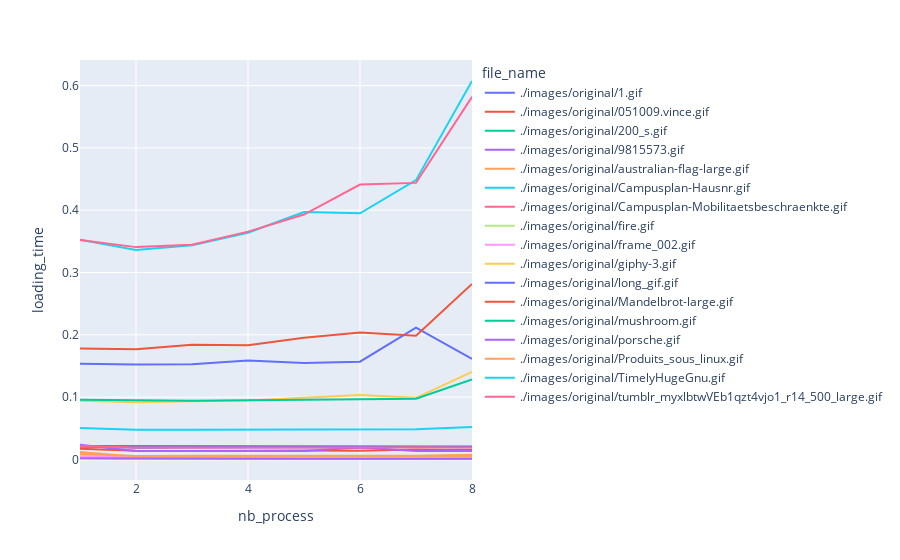
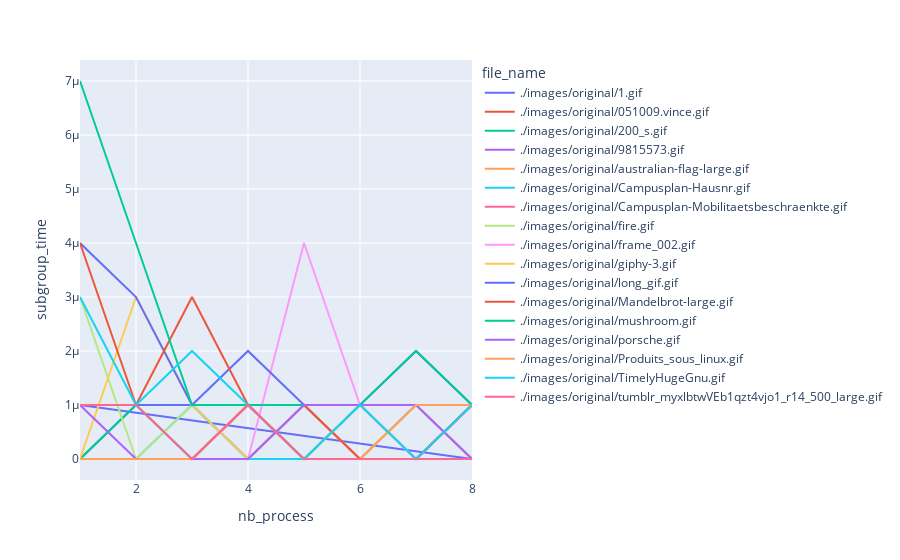
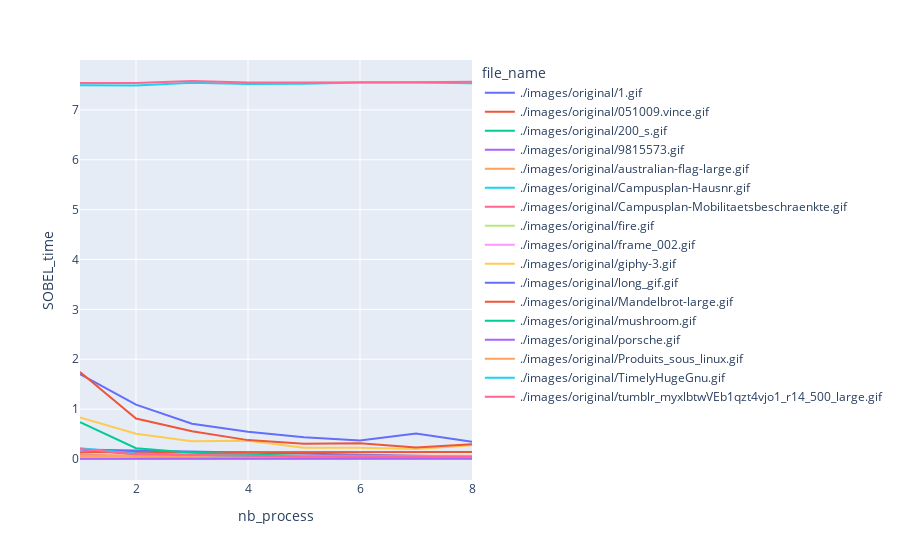
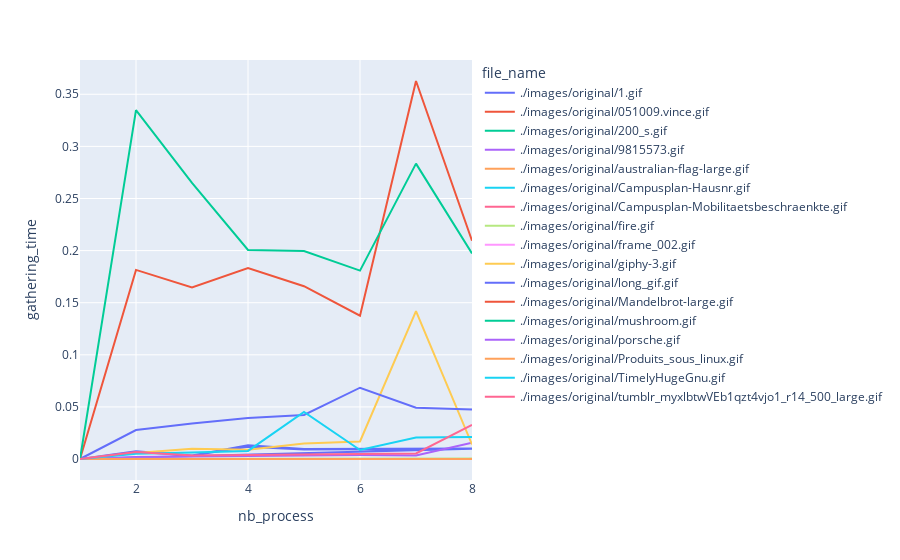

Here is the notebook cell these charts were saved with, in order:
### Code cell
for time in times : 
    px.line(df,x="nb_process", y = time, color = "file_name").show()

### Figure 1 — Plotly figure (JSON) as saved in the notebook; plotly's stock layout.template omitted (floating-point values rounded to 4 significant figures)
{"data": [{"hovertemplate": "file_name=./images/original/1.gif<br>nb_process=%{x}<br>loading_time=%{y}<extra></extra>", "legendgroup": "./images/original/1.gif", "line": {"color": "#636efa", "dash": "solid"}, "marker": {"symbol": "circle"}, "mode": "lines", "name": "./images/original/1.gif", "orientation": "v", "showlegend": true, "type": "scatter", "x": [1, 2, 3, 4, 5, 6, 7, 8, 1, 2, 3, 4, 5, 6, 7, 8], "xaxis": "x", "y": [0.02016, 0.019, 0.01948, 0.01987, 0.01952, 0.01895, 0.02024, 0.02071, 0.0215, 0.01868, 0.01895, 0.01885, 0.01939, 0.01995, 0.02038, 0.01947], "yaxis": "y"}, {"hovertemplate": "file_name=./images/original/051009.vince.gif<br>nb_process=%{x}<br>loading_time=%{y}<extra></extra>", "legendgroup": "./images/original/051009.vince.gif", "line": {"color": "#EF553B", "dash": "solid"}, "marker": {"symbol": "circle"}, "mode": "lines", "name": "./images/original/051009.vince.gif", "orientation": "v", "showlegend": true, "type": "scatter", "x": [1, 2, 3, 4, 5, 6, 7, 8], "xaxis": "x", "y": [0.01699, 0.01368, 0.01356, 0.0141, 0.0141, 0.01393, 0.01603, 0.01517], "yaxis": "y"}, {"hovertemplate": "file_name=./images/original/200_s.gif<br>nb_process=%{x}<br>loading_time=%{y}<extra></extra>", "legendgroup": "./images/original/200_s.gif", "line": {"color": "#00cc96", "dash": "solid"}, "marker": {"symbol": "circle"}, "mode": "lines", "name": "./images/original/200_s.gif", "orientation": "v", "showlegend": true, "type": "scatter", "x": [1, 2, 3, 4, 5, 6, 7, 8], "xaxis": "x", "y": [0.001936, 0.000795, 0.000674, 0.000629, 0.000669, 0.000727, 0.000751, 0.000697], "yaxis": "y"}, {"hovertemplate": "file_name=./images/original/9815573.gif<br>nb_process=%{x}<br>loading_time=%{y}<extra></extra>", "legendgroup": "./images/original/9815573.gif", "line": {"color": "#ab63fa", "dash": "solid"}, "marker": {"symbol": "circle"}, "mode": "lines", "name": "./images/original/9815573.gif", "orientation": "v", "showlegend": true, "type": "scatter", "x": [1, 2, 3, 4, 5, 6, 7, 8], "xaxis": "x", "y": [0.02347, 0.01346, 0.01343, 0.01348, 0.0136, 0.0191, 0.01367, 0.01362], "yaxis": "y"}, {"hovertemplate": "file_name=./images/original/australian-flag-large.gif<br>nb_process=%{x}<br>loading_time=%{y}<extra></extra>", "legendgroup": "./images/original/australian-flag-large.gif", "line": {"color": "#FFA15A", "dash": "solid"}, "marker": {"symbol": "circle"}, "mode": "lines", "name": "./images/original/australian-flag-large.gif", "orientation": "v", "showlegend": true, "type": "scatter", "x": [1, 2, 3, 4, 5, 6, 7, 8], "xaxis": "x", "y": [0.01185, 0.004421, 0.004403, 0.004628, 0.004251, 0.004757, 0.005408, 0.005263], "yaxis": "y"}, {"hovertemplate": "file_name=./images/original/Campusplan-Hausnr.gif<br>nb_process=%{x}<br>loading_time=%{y}<extra></extra>", "legendgroup": "./images/original/Campusplan-Hausnr.gif", "line": {"color": "#19d3f3", "dash": "solid"}, "marker": {"symbol": "circle"}, "mode": "lines", "name": "./images/original/Campusplan-Hausnr.gif", "orientation": "v", "showlegend": true, "type": "scatter", "x": [1, 2, 3, 4, 5, 6, 7, 8], "xaxis": "x", "y": [0.3527, 0.3361, 0.3439, 0.3638, 0.3972, 0.395, 0.4483, 0.6074], "yaxis": "y"}, {"hovertemplate": "file_name=./images/original/Campusplan-Mobilitaetsbeschraenkte.gif<br>nb_process=%{x}<br>loading_time=%{y}<extra></extra>", "legendgroup": "./images/original/Campusplan-Mobilitaetsbeschraenkte.gif", "line": {"color": "#FF6692", "dash": "solid"}, "marker": {"symbol": "circle"}, "mode": "lines", "name": "./images/original/Campusplan-Mobilitaetsbeschraenkte.gif", "orientation": "v", "showlegend": true, "type": "scatter", "x": [1, 2, 3, 4, 5, 6, 7, 8], "xaxis": "x", "y": [0.3522, 0.3407, 0.3445, 0.3656, 0.393, 0.4412, 0.4438, 0.582], "yaxis": "y"}, {"hovertemplate": "file_name=./images/original/fire.gif<br>nb_process=%{x}<br>loading_time=%{y}<extra></extra>", "legendgroup": "./images/original/fire.gif", "line": {"color": "#B6E880", "dash": "solid"}, "marker": {"symbol": "circle"}, "mode": "lines", "name": "./images/original/fire.gif", "orientation": "v", "showlegend": true, "type": "scatter", "x": [1, 2, 3, 4, 5, 6, 7, 8], "xaxis": "x", "y": [0.00372, 0.00104, 0.001049, 0.000995, 0.001021, 0.001254, 0.001019, 0.00133], "yaxis": "y"}, {"hovertemplate": "file_name=./images/original/frame_002.gif<br>nb_process=%{x}<br>loading_time=%{y}<extra></extra>", "legendgroup": "./images/original/frame_002.gif", "line": {"color": "#FF97FF", "dash": "solid"}, "marker": {"symbol": "circle"}, "mode": "lines", "name": "./images/original/frame_002.gif", "orientation": "v", "showlegend": true, "type": "scatter", "x": [1, 2, 3, 4, 5, 6, 7, 8], "xaxis": "x", "y": [0.004952, 0.00323, 0.002205, 0.001892, 0.001889, 0.002282, 0.001908, 0.001995], "yaxis": "y"}, {"hovertemplate": "file_name=./images/original/giphy-3.gif<br>nb_process=%{x}<br>loading_time=%{y}<extra></extra>", "legendgroup": "./images/original/giphy-3.gif", "line": {"color": "#FECB52", "dash": "solid"}, "marker": {"symbol": "circle"}, "mode": "lines", "name": "./images/original/giphy-3.gif", "orientation": "v", "showlegend": true, "type": "scatter", "x": [1, 2, 3, 4, 5, 6, 7, 8], "xaxis": "x", "y": [0.09429, 0.09155, 0.0933, 0.0947, 0.09882, 0.1032, 0.09884, 0.1404], "yaxis": "y"}, {"hovertemplate": "file_name=./images/original/long_gif.gif<br>nb_process=%{x}<br>loading_time=%{y}<extra></extra>", "legendgroup": "./images/original/long_gif.gif", "line": {"color": "#636efa", "dash": "solid"}, "marker": {"symbol": "circle"}, "mode": "lines", "name": "./images/original/long_gif.gif", "orientation": "v", "showlegend": true, "type": "scatter", "x": [1, 2, 3, 4, 5, 6, 7, 8], "xaxis": "x", "y": [0.1535, 0.1524, 0.1526, 0.1588, 0.1549, 0.1568, 0.2114, 0.1612], "yaxis": "y"}, {"hovertemplate": "file_name=./images/original/Mandelbrot-large.gif<br>nb_process=%{x}<br>loading_time=%{y}<extra></extra>", "legendgroup": "./images/original/Mandelbrot-large.gif", "line": {"color": "#EF553B", "dash": "solid"}, "marker": {"symbol": "circle"}, "mode": "lines", "name": "./images/original/Mandelbrot-large.gif", "orientation": "v", "showlegend": true, "type": "scatter", "x": [1, 2, 3, 4, 5, 6, 7, 8], "xaxis": "x", "y": [0.1782, 0.1767, 0.184, 0.1832, 0.1951, 0.2035, 0.1985, 0.2815], "yaxis": "y"}, {"hovertemplate": "file_name=./images/original/mushroom.gif<br>nb_process=%{x}<br>loading_time=%{y}<extra></extra>", "legendgroup": "./images/original/mushroom.gif", "line": {"color": "#00cc96", "dash": "solid"}, "marker": {"symbol": "circle"}, "mode": "lines", "name": "./images/original/mushroom.gif", "orientation": "v", "showlegend": true, "type": "scatter", "x": [1, 2, 3, 4, 5, 6, 7, 8], "xaxis": "x", "y": [0.09593, 0.09445, 0.09416, 0.09483, 0.09599, 0.09634, 0.0973, 0.1282], "yaxis": "y"}, {"hovertemplate": "file_name=./images/original/porsche.gif<br>nb_process=%{x}<br>loading_time=%{y}<extra></extra>", "legendgroup": "./images/original/porsche.gif", "line": {"color": "#ab63fa", "dash": "solid"}, "marker": {"symbol": "circle"}, "mode": "lines", "name": "./images/original/porsche.gif", "orientation": "v", "showlegend": true, "type": "scatter", "x": [1, 2, 3, 4, 5, 6, 7, 8], "xaxis": "x", "y": [0.001989, 0.001492, 0.000801, 0.00107, 0.000833, 0.001123, 0.001014, 0.000945], "yaxis": "y"}, {"hovertemplate": "file_name=./images/original/Produits_sous_linux.gif<br>nb_process=%{x}<br>loading_time=%{y}<extra></extra>", "legendgroup": "./images/original/Produits_sous_linux.gif", "line": {"color": "#FFA15A", "dash": "solid"}, "marker": {"symbol": "circle"}, "mode": "lines", "name": "./images/original/Produits_sous_linux.gif", "orientation": "v", "showlegend": true, "type": "scatter", "x": [1, 2, 3, 4, 5, 6, 7, 8], "xaxis": "x", "y": [0.008834, 0.005604, 0.005776, 0.005405, 0.005856, 0.006001, 0.005946, 0.007612], "yaxis": "y"}, {"hovertemplate": "file_name=./images/original/TimelyHugeGnu.gif<br>nb_process=%{x}<br>loading_time=%{y}<extra></extra>", "legendgroup": "./images/original/TimelyHugeGnu.gif", "line": {"color": "#19d3f3", "dash": "solid"}, "marker": {"symbol": "circle"}, "mode": "lines", "name": "./images/original/TimelyHugeGnu.gif", "orientation": "v", "showlegend": true, "type": "scatter", "x": [1, 2, 3, 4, 5, 6, 7, 8], "xaxis": "x", "y": [0.05039, 0.04767, 0.04775, 0.04803, 0.04758, 0.04832, 0.04845, 0.05213], "yaxis": "y"}, {"hovertemplate": "file_name=./images/original/tumblr_myxlbtwVEb1qzt4vjo1_r14_500_large.gif<br>nb_process=%{x}<br>loading_time=%{y}<extra></extra>", "legendgroup": "./images/original/tumblr_myxlbtwVEb1qzt4vjo1_r14_500_large.gif", "line": {"color": "#FF6692", "dash": "solid"}, "marker": {"symbol": "circle"}, "mode": "lines", "name": "./images/original/tumblr_myxlbtwVEb1qzt4vjo1_r14_500_large.gif", "orientation": "v", "showlegend": true, "type": "scatter", "x": [1, 2, 3, 4, 5, 6, 7, 8], "xaxis": "x", "y": [0.02164, 0.01897, 0.01915, 0.0188, 0.01946, 0.01895, 0.01929, 0.0191], "yaxis": "y"}], "layout": {"legend": {"title": {"text": "file_name"}, "tracegroupgap": 0}, "margin": {"t": 60}, "xaxis": {"anchor": "y", "domain": [0, 1], "title": {"text": "nb_process"}}, "yaxis": {"anchor": "x", "domain": [0, 1], "title": {"text": "loading_time"}}}}

### Figure 2 — Plotly figure (JSON) as saved in the notebook; plotly's stock layout.template omitted (floating-point values rounded to 4 significant figures)
{"data": [{"hovertemplate": "file_name=./images/original/1.gif<br>nb_process=%{x}<br>subgroup_time=%{y}<extra></extra>", "legendgroup": "./images/original/1.gif", "line": {"color": "#636efa", "dash": "solid"}, "marker": {"symbol": "circle"}, "mode": "lines", "name": "./images/original/1.gif", "orientation": "v", "showlegend": true, "type": "scatter", "x": [1, 2, 3, 4, 5, 6, 7, 8, 1, 2, 3, 4, 5, 6, 7, 8], "xaxis": "x", "y": [0, 1e-06, 1e-06, 0, 0, 1e-06, 1e-06, 0, 1e-06, 1e-06, 1e-06, 0, 1e-06, 0, 1e-06, 1e-06], "yaxis": "y"}, {"hovertemplate": "file_name=./images/original/051009.vince.gif<br>nb_process=%{x}<br>subgroup_time=%{y}<extra></extra>", "legendgroup": "./images/original/051009.vince.gif", "line": {"color": "#EF553B", "dash": "solid"}, "marker": {"symbol": "circle"}, "mode": "lines", "name": "./images/original/051009.vince.gif", "orientation": "v", "showlegend": true, "type": "scatter", "x": [1, 2, 3, 4, 5, 6, 7, 8], "xaxis": "x", "y": [0, 0, 0, 1e-06, 0, 1e-06, 0, 1e-06], "yaxis": "y"}, {"hovertemplate": "file_name=./images/original/200_s.gif<br>nb_process=%{x}<br>subgroup_time=%{y}<extra></extra>", "legendgroup": "./images/original/200_s.gif", "line": {"color": "#00cc96", "dash": "solid"}, "marker": {"symbol": "circle"}, "mode": "lines", "name": "./images/original/200_s.gif", "orientation": "v", "showlegend": true, "type": "scatter", "x": [1, 2, 3, 4, 5, 6, 7, 8], "xaxis": "x", "y": [0, 1e-06, 0, 1e-06, 0, 0, 0, 0], "yaxis": "y"}, {"hovertemplate": "file_name=./images/original/9815573.gif<br>nb_process=%{x}<br>subgroup_time=%{y}<extra></extra>", "legendgroup": "./images/original/9815573.gif", "line": {"color": "#ab63fa", "dash": "solid"}, "marker": {"symbol": "circle"}, "mode": "lines", "name": "./images/original/9815573.gif", "orientation": "v", "showlegend": true, "type": "scatter", "x": [1, 2, 3, 4, 5, 6, 7, 8], "xaxis": "x", "y": [0, 0, 0, 0, 1e-06, 0, 0, 1e-06], "yaxis": "y"}, {"hovertemplate": "file_name=./images/original/australian-flag-large.gif<br>nb_process=%{x}<br>subgroup_time=%{y}<extra></extra>", "legendgroup": "./images/original/australian-flag-large.gif", "line": {"color": "#FFA15A", "dash": "solid"}, "marker": {"symbol": "circle"}, "mode": "lines", "name": "./images/original/australian-flag-large.gif", "orientation": "v", "showlegend": true, "type": "scatter", "x": [1, 2, 3, 4, 5, 6, 7, 8], "xaxis": "x", "y": [0, 0, 0, 0, 0, 1e-06, 0, 0], "yaxis": "y"}, {"hovertemplate": "file_name=./images/original/Campusplan-Hausnr.gif<br>nb_process=%{x}<br>subgroup_time=%{y}<extra></extra>", "legendgroup": "./images/original/Campusplan-Hausnr.gif", "line": {"color": "#19d3f3", "dash": "solid"}, "marker": {"symbol": "circle"}, "mode": "lines", "name": "./images/original/Campusplan-Hausnr.gif", "orientation": "v", "showlegend": true, "type": "scatter", "x": [1, 2, 3, 4, 5, 6, 7, 8], "xaxis": "x", "y": [0, 0, 1e-06, 0, 0, 1e-06, 0, 0], "yaxis": "y"}, {"hovertemplate": "file_name=./images/original/Campusplan-Mobilitaetsbeschraenkte.gif<br>nb_process=%{x}<br>subgroup_time=%{y}<extra></extra>", "legendgroup": "./images/original/Campusplan-Mobilitaetsbeschraenkte.gif", "line": {"color": "#FF6692", "dash": "solid"}, "marker": {"symbol": "circle"}, "mode": "lines", "name": "./images/original/Campusplan-Mobilitaetsbeschraenkte.gif", "orientation": "v", "showlegend": true, "type": "scatter", "x": [1, 2, 3, 4, 5, 6, 7, 8], "xaxis": "x", "y": [0, 0, 0, 1e-06, 0, 0, 0, 1e-06], "yaxis": "y"}, {"hovertemplate": "file_name=./images/original/fire.gif<br>nb_process=%{x}<br>subgroup_time=%{y}<extra></extra>", "legendgroup": "./images/original/fire.gif", "line": {"color": "#B6E880", "dash": "solid"}, "marker": {"symbol": "circle"}, "mode": "lines", "name": "./images/original/fire.gif", "orientation": "v", "showlegend": true, "type": "scatter", "x": [1, 2, 3, 4, 5, 6, 7, 8], "xaxis": "x", "y": [3e-06, 0, 1e-06, 1e-06, 0, 1e-06, 0, 0], "yaxis": "y"}, {"hovertemplate": "file_name=./images/original/frame_002.gif<br>nb_process=%{x}<br>subgroup_time=%{y}<extra></extra>", "legendgroup": "./images/original/frame_002.gif", "line": {"color": "#FF97FF", "dash": "solid"}, "marker": {"symbol": "circle"}, "mode": "lines", "name": "./images/original/frame_002.gif", "orientation": "v", "showlegend": true, "type": "scatter", "x": [1, 2, 3, 4, 5, 6, 7, 8], "xaxis": "x", "y": [0, 0, 0, 0, 4e-06, 1e-06, 0, 0], "yaxis": "y"}, {"hovertemplate": "file_name=./images/original/giphy-3.gif<br>nb_process=%{x}<br>subgroup_time=%{y}<extra></extra>", "legendgroup": "./images/original/giphy-3.gif", "line": {"color": "#FECB52", "dash": "solid"}, "marker": {"symbol": "circle"}, "mode": "lines", "name": "./images/original/giphy-3.gif", "orientation": "v", "showlegend": true, "type": "scatter", "x": [1, 2, 3, 4, 5, 6, 7, 8], "xaxis": "x", "y": [0, 3e-06, 1e-06, 0, 1e-06, 0, 1e-06, 0], "yaxis": "y"}, {"hovertemplate": "file_name=./images/original/long_gif.gif<br>nb_process=%{x}<br>subgroup_time=%{y}<extra></extra>", "legendgroup": "./images/original/long_gif.gif", "line": {"color": "#636efa", "dash": "solid"}, "marker": {"symbol": "circle"}, "mode": "lines", "name": "./images/original/long_gif.gif", "orientation": "v", "showlegend": true, "type": "scatter", "x": [1, 2, 3, 4, 5, 6, 7, 8], "xaxis": "x", "y": [4e-06, 3e-06, 1e-06, 2e-06, 1e-06, 1e-06, 2e-06, 1e-06], "yaxis": "y"}, {"hovertemplate": "file_name=./images/original/Mandelbrot-large.gif<br>nb_process=%{x}<br>subgroup_time=%{y}<extra></extra>", "legendgroup": "./images/original/Mandelbrot-large.gif", "line": {"color": "#EF553B", "dash": "solid"}, "marker": {"symbol": "circle"}, "mode": "lines", "name": "./images/original/Mandelbrot-large.gif", "orientation": "v", "showlegend": true, "type": "scatter", "x": [1, 2, 3, 4, 5, 6, 7, 8], "xaxis": "x", "y": [4e-06, 1e-06, 3e-06, 1e-06, 1e-06, 0, 0, 1e-06], "yaxis": "y"}, {"hovertemplate": "file_name=./images/original/mushroom.gif<br>nb_process=%{x}<br>subgroup_time=%{y}<extra></extra>", "legendgroup": "./images/original/mushroom.gif", "line": {"color": "#00cc96", "dash": "solid"}, "marker": {"symbol": "circle"}, "mode": "lines", "name": "./images/original/mushroom.gif", "orientation": "v", "showlegend": true, "type": "scatter", "x": [1, 2, 3, 4, 5, 6, 7, 8], "xaxis": "x", "y": [7e-06, 4e-06, 1e-06, 1e-06, 1e-06, 1e-06, 2e-06, 1e-06], "yaxis": "y"}, {"hovertemplate": "file_name=./images/original/porsche.gif<br>nb_process=%{x}<br>subgroup_time=%{y}<extra></extra>", "legendgroup": "./images/original/porsche.gif", "line": {"color": "#ab63fa", "dash": "solid"}, "marker": {"symbol": "circle"}, "mode": "lines", "name": "./images/original/porsche.gif", "orientation": "v", "showlegend": true, "type": "scatter", "x": [1, 2, 3, 4, 5, 6, 7, 8], "xaxis": "x", "y": [1e-06, 0, 0, 0, 1e-06, 1e-06, 1e-06, 0], "yaxis": "y"}, {"hovertemplate": "file_name=./images/original/Produits_sous_linux.gif<br>nb_process=%{x}<br>subgroup_time=%{y}<extra></extra>", "legendgroup": "./images/original/Produits_sous_linux.gif", "line": {"color": "#FFA15A", "dash": "solid"}, "marker": {"symbol": "circle"}, "mode": "lines", "name": "./images/original/Produits_sous_linux.gif", "orientation": "v", "showlegend": true, "type": "scatter", "x": [1, 2, 3, 4, 5, 6, 7, 8], "xaxis": "x", "y": [0, 0, 0, 1e-06, 0, 0, 1e-06, 1e-06], "yaxis": "y"}, {"hovertemplate": "file_name=./images/original/TimelyHugeGnu.gif<br>nb_process=%{x}<br>subgroup_time=%{y}<extra></extra>", "legendgroup": "./images/original/TimelyHugeGnu.gif", "line": {"color": "#19d3f3", "dash": "solid"}, "marker": {"symbol": "circle"}, "mode": "lines", "name": "./images/original/TimelyHugeGnu.gif", "orientation": "v", "showlegend": true, "type": "scatter", "x": [1, 2, 3, 4, 5, 6, 7, 8], "xaxis": "x", "y": [3e-06, 1e-06, 2e-06, 1e-06, 0, 1e-06, 0, 1e-06], "yaxis": "y"}, {"hovertemplate": "file_name=./images/original/tumblr_myxlbtwVEb1qzt4vjo1_r14_500_large.gif<br>nb_process=%{x}<br>subgroup_time=%{y}<extra></extra>", "legendgroup": "./images/original/tumblr_myxlbtwVEb1qzt4vjo1_r14_500_large.gif", "line": {"color": "#FF6692", "dash": "solid"}, "marker": {"symbol": "circle"}, "mode": "lines", "name": "./images/original/tumblr_myxlbtwVEb1qzt4vjo1_r14_500_large.gif", "orientation": "v", "showlegend": true, "type": "scatter", "x": [1, 2, 3, 4, 5, 6, 7, 8], "xaxis": "x", "y": [1e-06, 1e-06, 0, 1e-06, 0, 0, 0, 0], "yaxis": "y"}], "layout": {"legend": {"title": {"text": "file_name"}, "tracegroupgap": 0}, "margin": {"t": 60}, "xaxis": {"anchor": "y", "domain": [0, 1], "title": {"text": "nb_process"}}, "yaxis": {"anchor": "x", "domain": [0, 1], "title": {"text": "subgroup_time"}}}}

### Figure 3 — Plotly figure (JSON) as saved in the notebook; plotly's stock layout.template omitted (floating-point values rounded to 4 significant figures)
{"data": [{"hovertemplate": "file_name=./images/original/1.gif<br>nb_process=%{x}<br>SOBEL_time=%{y}<extra></extra>", "legendgroup": "./images/original/1.gif", "line": {"color": "#636efa", "dash": "solid"}, "marker": {"symbol": "circle"}, "mode": "lines", "name": "./images/original/1.gif", "orientation": "v", "showlegend": true, "type": "scatter", "x": [1, 2, 3, 4, 5, 6, 7, 8, 1, 2, 3, 4, 5, 6, 7, 8], "xaxis": "x", "y": [0.1903, 0.09354, 0.07823, 0.05626, 0.03971, 0.04277, 0.04267, 0.04298, 0.1906, 0.09353, 0.07708, 0.05657, 0.04019, 0.04164, 0.04249, 0.04258], "yaxis": "y"}, {"hovertemplate": "file_name=./images/original/051009.vince.gif<br>nb_process=%{x}<br>SOBEL_time=%{y}<extra></extra>", "legendgroup": "./images/original/051009.vince.gif", "line": {"color": "#EF553B", "dash": "solid"}, "marker": {"symbol": "circle"}, "mode": "lines", "name": "./images/original/051009.vince.gif", "orientation": "v", "showlegend": true, "type": "scatter", "x": [1, 2, 3, 4, 5, 6, 7, 8], "xaxis": "x", "y": [0.136, 0.1356, 0.1382, 0.1359, 0.1369, 0.138, 0.1362, 0.1403], "yaxis": "y"}, {"hovertemplate": "file_name=./images/original/200_s.gif<br>nb_process=%{x}<br>SOBEL_time=%{y}<extra></extra>", "legendgroup": "./images/original/200_s.gif", "line": {"color": "#00cc96", "dash": "solid"}, "marker": {"symbol": "circle"}, "mode": "lines", "name": "./images/original/200_s.gif", "orientation": "v", "showlegend": true, "type": "scatter", "x": [1, 2, 3, 4, 5, 6, 7, 8], "xaxis": "x", "y": [0.002628, 0.001657, 0.001187, 0.001182, 0.001177, 0.00117, 0.001188, 0.001181], "yaxis": "y"}, {"hovertemplate": "file_name=./images/original/9815573.gif<br>nb_process=%{x}<br>SOBEL_time=%{y}<extra></extra>", "legendgroup": "./images/original/9815573.gif", "line": {"color": "#ab63fa", "dash": "solid"}, "marker": {"symbol": "circle"}, "mode": "lines", "name": "./images/original/9815573.gif", "orientation": "v", "showlegend": true, "type": "scatter", "x": [1, 2, 3, 4, 5, 6, 7, 8], "xaxis": "x", "y": [0.08904, 0.04436, 0.0356, 0.02763, 0.01926, 0.02651, 0.02034, 0.02099], "yaxis": "y"}, {"hovertemplate": "file_name=./images/original/australian-flag-large.gif<br>nb_process=%{x}<br>SOBEL_time=%{y}<extra></extra>", "legendgroup": "./images/original/australian-flag-large.gif", "line": {"color": "#FFA15A", "dash": "solid"}, "marker": {"symbol": "circle"}, "mode": "lines", "name": "./images/original/australian-flag-large.gif", "orientation": "v", "showlegend": true, "type": "scatter", "x": [1, 2, 3, 4, 5, 6, 7, 8], "xaxis": "x", "y": [0.07573, 0.06702, 0.06799, 0.06745, 0.06692, 0.06764, 0.06665, 0.06717], "yaxis": "y"}, {"hovertemplate": "file_name=./images/original/Campusplan-Hausnr.gif<br>nb_process=%{x}<br>SOBEL_time=%{y}<extra></extra>", "legendgroup": "./images/original/Campusplan-Hausnr.gif", "line": {"color": "#19d3f3", "dash": "solid"}, "marker": {"symbol": "circle"}, "mode": "lines", "name": "./images/original/Campusplan-Hausnr.gif", "orientation": "v", "showlegend": true, "type": "scatter", "x": [1, 2, 3, 4, 5, 6, 7, 8], "xaxis": "x", "y": [7.493, 7.489, 7.541, 7.52, 7.525, 7.548, 7.546, 7.531], "yaxis": "y"}, {"hovertemplate": "file_name=./images/original/Campusplan-Mobilitaetsbeschraenkte.gif<br>nb_process=%{x}<br>SOBEL_time=%{y}<extra></extra>", "legendgroup": "./images/original/Campusplan-Mobilitaetsbeschraenkte.gif", "line": {"color": "#FF6692", "dash": "solid"}, "marker": {"symbol": "circle"}, "mode": "lines", "name": "./images/original/Campusplan-Mobilitaetsbeschraenkte.gif", "orientation": "v", "showlegend": true, "type": "scatter", "x": [1, 2, 3, 4, 5, 6, 7, 8], "xaxis": "x", "y": [7.538, 7.539, 7.578, 7.547, 7.546, 7.545, 7.555, 7.563], "yaxis": "y"}, {"hovertemplate": "file_name=./images/original/fire.gif<br>nb_process=%{x}<br>SOBEL_time=%{y}<extra></extra>", "legendgroup": "./images/original/fire.gif", "line": {"color": "#B6E880", "dash": "solid"}, "marker": {"symbol": "circle"}, "mode": "lines", "name": "./images/original/fire.gif", "orientation": "v", "showlegend": true, "type": "scatter", "x": [1, 2, 3, 4, 5, 6, 7, 8], "xaxis": "x", "y": [0.002684, 0.000498, 0.000324, 0.000268, 0.000211, 0.000207, 0.000153, 0.000175], "yaxis": "y"}, {"hovertemplate": "file_name=./images/original/frame_002.gif<br>nb_process=%{x}<br>SOBEL_time=%{y}<extra></extra>", "legendgroup": "./images/original/frame_002.gif", "line": {"color": "#FF97FF", "dash": "solid"}, "marker": {"symbol": "circle"}, "mode": "lines", "name": "./images/original/frame_002.gif", "orientation": "v", "showlegend": true, "type": "scatter", "x": [1, 2, 3, 4, 5, 6, 7, 8], "xaxis": "x", "y": [0.015, 0.01231, 0.008941, 0.008983, 0.009014, 0.009258, 0.008972, 0.009496], "yaxis": "y"}, {"hovertemplate": "file_name=./images/original/giphy-3.gif<br>nb_process=%{x}<br>SOBEL_time=%{y}<extra></extra>", "legendgroup": "./images/original/giphy-3.gif", "line": {"color": "#FECB52", "dash": "solid"}, "marker": {"symbol": "circle"}, "mode": "lines", "name": "./images/original/giphy-3.gif", "orientation": "v", "showlegend": true, "type": "scatter", "x": [1, 2, 3, 4, 5, 6, 7, 8], "xaxis": "x", "y": [0.8305, 0.5069, 0.3566, 0.3662, 0.2276, 0.2263, 0.1995, 0.2775], "yaxis": "y"}, {"hovertemplate": "file_name=./images/original/long_gif.gif<br>nb_process=%{x}<br>SOBEL_time=%{y}<extra></extra>", "legendgroup": "./images/original/long_gif.gif", "line": {"color": "#636efa", "dash": "solid"}, "marker": {"symbol": "circle"}, "mode": "lines", "name": "./images/original/long_gif.gif", "orientation": "v", "showlegend": true, "type": "scatter", "x": [1, 2, 3, 4, 5, 6, 7, 8], "xaxis": "x", "y": [1.702, 1.091, 0.7062, 0.5484, 0.4382, 0.3689, 0.5092, 0.3472], "yaxis": "y"}, {"hovertemplate": "file_name=./images/original/Mandelbrot-large.gif<br>nb_process=%{x}<br>SOBEL_time=%{y}<extra></extra>", "legendgroup": "./images/original/Mandelbrot-large.gif", "line": {"color": "#EF553B", "dash": "solid"}, "marker": {"symbol": "circle"}, "mode": "lines", "name": "./images/original/Mandelbrot-large.gif", "orientation": "v", "showlegend": true, "type": "scatter", "x": [1, 2, 3, 4, 5, 6, 7, 8], "xaxis": "x", "y": [1.744, 0.8114, 0.5551, 0.3785, 0.3065, 0.3164, 0.2285, 0.2968], "yaxis": "y"}, {"hovertemplate": "file_name=./images/original/mushroom.gif<br>nb_process=%{x}<br>SOBEL_time=%{y}<extra></extra>", "legendgroup": "./images/original/mushroom.gif", "line": {"color": "#00cc96", "dash": "solid"}, "marker": {"symbol": "circle"}, "mode": "lines", "name": "./images/original/mushroom.gif", "orientation": "v", "showlegend": true, "type": "scatter", "x": [1, 2, 3, 4, 5, 6, 7, 8], "xaxis": "x", "y": [0.7401, 0.2171, 0.1258, 0.08988, 0.06268, 0.04773, 0.03597, 0.03898], "yaxis": "y"}, {"hovertemplate": "file_name=./images/original/porsche.gif<br>nb_process=%{x}<br>SOBEL_time=%{y}<extra></extra>", "legendgroup": "./images/original/porsche.gif", "line": {"color": "#ab63fa", "dash": "solid"}, "marker": {"symbol": "circle"}, "mode": "lines", "name": "./images/original/porsche.gif", "orientation": "v", "showlegend": true, "type": "scatter", "x": [1, 2, 3, 4, 5, 6, 7, 8], "xaxis": "x", "y": [0.004441, 0.00573, 0.002779, 0.002793, 0.002824, 0.002778, 0.0028, 0.002868], "yaxis": "y"}, {"hovertemplate": "file_name=./images/original/Produits_sous_linux.gif<br>nb_process=%{x}<br>SOBEL_time=%{y}<extra></extra>", "legendgroup": "./images/original/Produits_sous_linux.gif", "line": {"color": "#FFA15A", "dash": "solid"}, "marker": {"symbol": "circle"}, "mode": "lines", "name": "./images/original/Produits_sous_linux.gif", "orientation": "v", "showlegend": true, "type": "scatter", "x": [1, 2, 3, 4, 5, 6, 7, 8], "xaxis": "x", "y": [0.05822, 0.05843, 0.05788, 0.05829, 0.05849, 0.05897, 0.05922, 0.05868], "yaxis": "y"}, {"hovertemplate": "file_name=./images/original/TimelyHugeGnu.gif<br>nb_process=%{x}<br>SOBEL_time=%{y}<extra></extra>", "legendgroup": "./images/original/TimelyHugeGnu.gif", "line": {"color": "#19d3f3", "dash": "solid"}, "marker": {"symbol": "circle"}, "mode": "lines", "name": "./images/original/TimelyHugeGnu.gif", "orientation": "v", "showlegend": true, "type": "scatter", "x": [1, 2, 3, 4, 5, 6, 7, 8], "xaxis": "x", "y": [0.2134, 0.1125, 0.08116, 0.06103, 0.04971, 0.05352, 0.04475, 0.04202], "yaxis": "y"}, {"hovertemplate": "file_name=./images/original/tumblr_myxlbtwVEb1qzt4vjo1_r14_500_large.gif<br>nb_process=%{x}<br>SOBEL_time=%{y}<extra></extra>", "legendgroup": "./images/original/tumblr_myxlbtwVEb1qzt4vjo1_r14_500_large.gif", "line": {"color": "#FF6692", "dash": "solid"}, "marker": {"symbol": "circle"}, "mode": "lines", "name": "./images/original/tumblr_myxlbtwVEb1qzt4vjo1_r14_500_large.gif", "orientation": "v", "showlegend": true, "type": "scatter", "x": [1, 2, 3, 4, 5, 6, 7, 8], "xaxis": "x", "y": [0.1986, 0.09783, 0.08387, 0.06402, 0.04657, 0.04819, 0.04856, 0.04704], "yaxis": "y"}], "layout": {"legend": {"title": {"text": "file_name"}, "tracegroupgap": 0}, "margin": {"t": 60}, "xaxis": {"anchor": "y", "domain": [0, 1], "title": {"text": "nb_process"}}, "yaxis": {"anchor": "x", "domain": [0, 1], "title": {"text": "SOBEL_time"}}}}

### Figure 4 — Plotly figure (JSON) as saved in the notebook; plotly's stock layout.template omitted (floating-point values rounded to 4 significant figures)
{"data": [{"hovertemplate": "file_name=./images/original/1.gif<br>nb_process=%{x}<br>gathering_time=%{y}<extra></extra>", "legendgroup": "./images/original/1.gif", "line": {"color": "#636efa", "dash": "solid"}, "marker": {"symbol": "circle"}, "mode": "lines", "name": "./images/original/1.gif", "orientation": "v", "showlegend": true, "type": "scatter", "x": [1, 2, 3, 4, 5, 6, 7, 8, 1, 2, 3, 4, 5, 6, 7, 8], "xaxis": "x", "y": [0, 0.006926, 0.003474, 0.01175, 0.009227, 0.009296, 0.009354, 0.009934, 0, 0.007355, 0.003441, 0.01307, 0.00963, 0.009624, 0.009755, 0.01019], "yaxis": "y"}, {"hovertemplate": "file_name=./images/original/051009.vince.gif<br>nb_process=%{x}<br>gathering_time=%{y}<extra></extra>", "legendgroup": "./images/original/051009.vince.gif", "line": {"color": "#EF553B", "dash": "solid"}, "marker": {"symbol": "circle"}, "mode": "lines", "name": "./images/original/051009.vince.gif", "orientation": "v", "showlegend": true, "type": "scatter", "x": [1, 2, 3, 4, 5, 6, 7, 8], "xaxis": "x", "y": [0, 0, 0, 0, 0, 0, 0, 1e-06], "yaxis": "y"}, {"hovertemplate": "file_name=./images/original/200_s.gif<br>nb_process=%{x}<br>gathering_time=%{y}<extra></extra>", "legendgroup": "./images/original/200_s.gif", "line": {"color": "#00cc96", "dash": "solid"}, "marker": {"symbol": "circle"}, "mode": "lines", "name": "./images/original/200_s.gif", "orientation": "v", "showlegend": true, "type": "scatter", "x": [1, 2, 3, 4, 5, 6, 7, 8], "xaxis": "x", "y": [0, 1e-06, 0, 0, 0, 0, 0, 0], "yaxis": "y"}, {"hovertemplate": "file_name=./images/original/9815573.gif<br>nb_process=%{x}<br>gathering_time=%{y}<extra></extra>", "legendgroup": "./images/original/9815573.gif", "line": {"color": "#ab63fa", "dash": "solid"}, "marker": {"symbol": "circle"}, "mode": "lines", "name": "./images/original/9815573.gif", "orientation": "v", "showlegend": true, "type": "scatter", "x": [1, 2, 3, 4, 5, 6, 7, 8], "xaxis": "x", "y": [0, 0.001843, 0.002288, 0.002745, 0.003249, 0.003822, 0.00341, 0.01563], "yaxis": "y"}, {"hovertemplate": "file_name=./images/original/australian-flag-large.gif<br>nb_process=%{x}<br>gathering_time=%{y}<extra></extra>", "legendgroup": "./images/original/australian-flag-large.gif", "line": {"color": "#FFA15A", "dash": "solid"}, "marker": {"symbol": "circle"}, "mode": "lines", "name": "./images/original/australian-flag-large.gif", "orientation": "v", "showlegend": true, "type": "scatter", "x": [1, 2, 3, 4, 5, 6, 7, 8], "xaxis": "x", "y": [0, 0, 0, 0, 0, 0, 0, 0], "yaxis": "y"}, {"hovertemplate": "file_name=./images/original/Campusplan-Hausnr.gif<br>nb_process=%{x}<br>gathering_time=%{y}<extra></extra>", "legendgroup": "./images/original/Campusplan-Hausnr.gif", "line": {"color": "#19d3f3", "dash": "solid"}, "marker": {"symbol": "circle"}, "mode": "lines", "name": "./images/original/Campusplan-Hausnr.gif", "orientation": "v", "showlegend": true, "type": "scatter", "x": [1, 2, 3, 4, 5, 6, 7, 8], "xaxis": "x", "y": [0, 0, 0, 0, 0, 0, 0, 0], "yaxis": "y"}, {"hovertemplate": "file_name=./images/original/Campusplan-Mobilitaetsbeschraenkte.gif<br>nb_process=%{x}<br>gathering_time=%{y}<extra></extra>", "legendgroup": "./images/original/Campusplan-Mobilitaetsbeschraenkte.gif", "line": {"color": "#FF6692", "dash": "solid"}, "marker": {"symbol": "circle"}, "mode": "lines", "name": "./images/original/Campusplan-Mobilitaetsbeschraenkte.gif", "orientation": "v", "showlegend": true, "type": "scatter", "x": [1, 2, 3, 4, 5, 6, 7, 8], "xaxis": "x", "y": [0, 0, 0, 0, 0, 0, 0, 0], "yaxis": "y"}, {"hovertemplate": "file_name=./images/original/fire.gif<br>nb_process=%{x}<br>gathering_time=%{y}<extra></extra>", "legendgroup": "./images/original/fire.gif", "line": {"color": "#B6E880", "dash": "solid"}, "marker": {"symbol": "circle"}, "mode": "lines", "name": "./images/original/fire.gif", "orientation": "v", "showlegend": true, "type": "scatter", "x": [1, 2, 3, 4, 5, 6, 7, 8], "xaxis": "x", "y": [0, 0.000152, 0.000207, 0.000258, 0.000345, 0.000345, 0.000689, 0.000453], "yaxis": "y"}, {"hovertemplate": "file_name=./images/original/frame_002.gif<br>nb_process=%{x}<br>gathering_time=%{y}<extra></extra>", "legendgroup": "./images/original/frame_002.gif", "line": {"color": "#FF97FF", "dash": "solid"}, "marker": {"symbol": "circle"}, "mode": "lines", "name": "./images/original/frame_002.gif", "orientation": "v", "showlegend": true, "type": "scatter", "x": [1, 2, 3, 4, 5, 6, 7, 8], "xaxis": "x", "y": [0, 0, 0, 0, 0, 0, 1e-06, 0], "yaxis": "y"}, {"hovertemplate": "file_name=./images/original/giphy-3.gif<br>nb_process=%{x}<br>gathering_time=%{y}<extra></extra>", "legendgroup": "./images/original/giphy-3.gif", "line": {"color": "#FECB52", "dash": "solid"}, "marker": {"symbol": "circle"}, "mode": "lines", "name": "./images/original/giphy-3.gif", "orientation": "v", "showlegend": true, "type": "scatter", "x": [1, 2, 3, 4, 5, 6, 7, 8], "xaxis": "x", "y": [0, 0.005729, 0.009873, 0.008981, 0.01482, 0.01688, 0.142, 0.01393], "yaxis": "y"}, {"hovertemplate": "file_name=./images/original/long_gif.gif<br>nb_process=%{x}<br>gathering_time=%{y}<extra></extra>", "legendgroup": "./images/original/long_gif.gif", "line": {"color": "#636efa", "dash": "solid"}, "marker": {"symbol": "circle"}, "mode": "lines", "name": "./images/original/long_gif.gif", "orientation": "v", "showlegend": true, "type": "scatter", "x": [1, 2, 3, 4, 5, 6, 7, 8], "xaxis": "x", "y": [0, 0.02779, 0.03402, 0.03933, 0.04231, 0.0684, 0.0492, 0.04743], "yaxis": "y"}, {"hovertemplate": "file_name=./images/original/Mandelbrot-large.gif<br>nb_process=%{x}<br>gathering_time=%{y}<extra></extra>", "legendgroup": "./images/original/Mandelbrot-large.gif", "line": {"color": "#EF553B", "dash": "solid"}, "marker": {"symbol": "circle"}, "mode": "lines", "name": "./images/original/Mandelbrot-large.gif", "orientation": "v", "showlegend": true, "type": "scatter", "x": [1, 2, 3, 4, 5, 6, 7, 8], "xaxis": "x", "y": [0, 0.1815, 0.1645, 0.1832, 0.1658, 0.1375, 0.3627, 0.2095], "yaxis": "y"}, {"hovertemplate": "file_name=./images/original/mushroom.gif<br>nb_process=%{x}<br>gathering_time=%{y}<extra></extra>", "legendgroup": "./images/original/mushroom.gif", "line": {"color": "#00cc96", "dash": "solid"}, "marker": {"symbol": "circle"}, "mode": "lines", "name": "./images/original/mushroom.gif", "orientation": "v", "showlegend": true, "type": "scatter", "x": [1, 2, 3, 4, 5, 6, 7, 8], "xaxis": "x", "y": [0, 0.3348, 0.2649, 0.2006, 0.1996, 0.1808, 0.2834, 0.1973], "yaxis": "y"}, {"hovertemplate": "file_name=./images/original/porsche.gif<br>nb_process=%{x}<br>gathering_time=%{y}<extra></extra>", "legendgroup": "./images/original/porsche.gif", "line": {"color": "#ab63fa", "dash": "solid"}, "marker": {"symbol": "circle"}, "mode": "lines", "name": "./images/original/porsche.gif", "orientation": "v", "showlegend": true, "type": "scatter", "x": [1, 2, 3, 4, 5, 6, 7, 8], "xaxis": "x", "y": [0, 0, 1e-06, 0, 0, 0, 0, 0], "yaxis": "y"}, {"hovertemplate": "file_name=./images/original/Produits_sous_linux.gif<br>nb_process=%{x}<br>gathering_time=%{y}<extra></extra>", "legendgroup": "./images/original/Produits_sous_linux.gif", "line": {"color": "#FFA15A", "dash": "solid"}, "marker": {"symbol": "circle"}, "mode": "lines", "name": "./images/original/Produits_sous_linux.gif", "orientation": "v", "showlegend": true, "type": "scatter", "x": [1, 2, 3, 4, 5, 6, 7, 8], "xaxis": "x", "y": [0, 0, 0, 0, 0, 0, 0, 0], "yaxis": "y"}, {"hovertemplate": "file_name=./images/original/TimelyHugeGnu.gif<br>nb_process=%{x}<br>gathering_time=%{y}<extra></extra>", "legendgroup": "./images/original/TimelyHugeGnu.gif", "line": {"color": "#19d3f3", "dash": "solid"}, "marker": {"symbol": "circle"}, "mode": "lines", "name": "./images/original/TimelyHugeGnu.gif", "orientation": "v", "showlegend": true, "type": "scatter", "x": [1, 2, 3, 4, 5, 6, 7, 8], "xaxis": "x", "y": [0, 0.005094, 0.006285, 0.007731, 0.04524, 0.008599, 0.02058, 0.02115], "yaxis": "y"}, {"hovertemplate": "file_name=./images/original/tumblr_myxlbtwVEb1qzt4vjo1_r14_500_large.gif<br>nb_process=%{x}<br>gathering_time=%{y}<extra></extra>", "legendgroup": "./images/original/tumblr_myxlbtwVEb1qzt4vjo1_r14_500_large.gif", "line": {"color": "#FF6692", "dash": "solid"}, "marker": {"symbol": "circle"}, "mode": "lines", "name": "./images/original/tumblr_myxlbtwVEb1qzt4vjo1_r14_500_large.gif", "orientation": "v", "showlegend": true, "type": "scatter", "x": [1, 2, 3, 4, 5, 6, 7, 8], "xaxis": "x", "y": [0, 0.006754, 0.003404, 0.003887, 0.0045, 0.004567, 0.005349, 0.03266], "yaxis": "y"}], "layout": {"legend": {"title": {"text": "file_name"}, "tracegroupgap": 0}, "margin": {"t": 60}, "xaxis": {"anchor": "y", "domain": [0, 1], "title": {"text": "nb_process"}}, "yaxis": {"anchor": "x", "domain": [0, 1], "title": {"text": "gathering_time"}}}}
